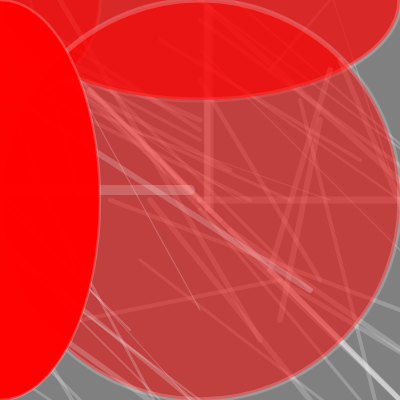
Frame 1 (no input)
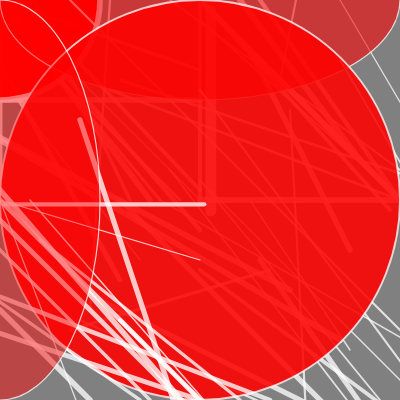
Frame 2 (the mouse pressed at the canvas centre, redrawn once)

The p5.js sketch that drew these frames (run headless with seeded random() and noise() and a simulated clock; the mouse was pressed at the canvas centre and the sketch redrawn once):

// p5.js sketch
// ── sketch.js
let bigSquare, gridSquare, gridsNo;

let rNo, rColor, rRed, rGreen, rBlue, rAlpha;

let lowX, lowY, highX, highY, x1, y1, x2, y2;

let multiplier = [-1, 0, 1];

function setup() {
  bigSquare = 400;
  gridsNo = 4;
  gridSquare = (bigSquare / (sqrt(gridsNo)));
  createCanvas(bigSquare, bigSquare);
  noLoop();
}

function draw() {
  background(128);
  rAlpha = random(0, 256);
  stroke(255, 255, 255, random(0, 256));
  
  x1 = 0;
  y1 = 0;
  x2 = gridSquare;
  y2 = gridSquare;
  rNo = random(1, 11);
  strokeWeight(rNo);
  rNo *= random(multiplier);
  line(x1 + rNo, y1 + rNo, x1 + rNo, y2 + rNo);
  rNo = random(1, 11);
  strokeWeight(rNo);
  line(x2 + rNo, y1 + rNo, x2 + rNo, y2 + rNo);
  rNo = random(1, 11);
  strokeWeight(rNo);
  line(x2 + gridSquare + rNo, y1 + rNo, x2 + gridSquare + rNo, y2 + rNo);
  let diagonal = (sqrt(sq(gridSquare) + sq(gridSquare)) / 2);
  for (let i = 10; i < diagonal; i+=10) {
    rNo = random(1, 6);
    strokeWeight(rNo);
    line(x1 + (i * random(multiplier)), y1 + (i * random(multiplier)), x2 + (i * random(multiplier)), y2 + (i * random(multiplier)));
  }
  console.log("box1", x1, y1, x2, y2);
  fill(255, 0, 0, random(100, 255));
  ellipse(x1, y1, x2, y2);

  
  x1 += gridSquare;
  y1 = y1;
  x2 += gridSquare;
  y2 = y2;
  rNo = random(1, 11);
  strokeWeight(rNo);
  rNo *= random(multiplier);
  line(x1 + rNo, y1 + rNo, x1 + rNo, y2 + rNo);
  rNo = random(1, 11);
  strokeWeight(rNo);
  line(x2 + rNo, y1 + rNo, x2 + rNo, y2 + rNo);
  rNo = random(1, 11);
  strokeWeight(rNo);
  line(x2 + gridSquare + rNo, y1 + rNo, x2 + gridSquare + rNo, y2 + rNo);
  diagonal = (sqrt(sq(gridSquare) + sq(gridSquare)) / 2);
  for (let i = 10; i < diagonal; i+=10) {
    rNo = random(1, 6);
    strokeWeight(rNo);
    line(x1 + (i * random(multiplier)), y1 + (i * random(multiplier)), x2 + (i * random(multiplier)), y2 + (i * random(multiplier)));
  }
  console.log("box2", x1, y1, x2, y2);
  fill(255, 0, 0, random(100, 255));
  ellipse(x1, y1, x2, y2);
  
  x1 = x1;
  y1 += gridSquare;
  x2 = x2;
  y2 += gridSquare;
  rNo = random(1, 11);
  strokeWeight(rNo);
  rNo *= random(multiplier);
  line(x1 + rNo, y1 + rNo, x2 + rNo, y1 + rNo);
  rNo = random(1, 11);
  strokeWeight(rNo);
  line(x1 + rNo, y2 + rNo, x2 + rNo, y2 + rNo);
  rNo = random(1, 11);
  strokeWeight(rNo);
  line(x1 + rNo, y2 + gridSquare + rNo, x2 + rNo, y2 + gridSquare + rNo);  
  diagonal = (sqrt(sq(gridSquare) + sq(gridSquare)) / 2);
  for (let i = 10; i < diagonal; i+=10) {
    rNo = random(1, 6);
    strokeWeight(rNo);
    line(x1 + (i * random(multiplier)), y1 + (i * random(multiplier)), x2 + (i * random(multiplier)), y2 + (i * random(multiplier)));
  }
  console.log("box3", x1, y1, x2, y2);
  fill(255, 0, 0, random(100, 255));
  ellipse(x1, y1, x2, y2);
  
  x1 -= gridSquare;
  y1 = y1;
  x2 -= gridSquare;
  y2 = y2;
  rNo = random(1, 11);
  strokeWeight(rNo);
  rNo *= random(multiplier);
  line(x1 + rNo, y1 + rNo, x2 + rNo, y1 + rNo);
  rNo = random(1, 11);
  strokeWeight(rNo);
  line(x1 + rNo, y2 + rNo, x2 + rNo, y2 + rNo);
  rNo = random(1, 11);
  strokeWeight(rNo);
  line(x1 + rNo, y2 + gridSquare + rNo, x2 + rNo, y2 + gridSquare + rNo);  
  diagonal = (sqrt(sq(gridSquare) + sq(gridSquare)) / 2);
  for (let i = 10; i < diagonal; i+=10) {
    rNo = random(1, 6);
    strokeWeight(rNo);
    line(x1 + (i * random(multiplier)), y1 + (i * random(multiplier)), x2 + (i * random(multiplier)), y2 + (i * random(multiplier)));
  }
  console.log("box4", x1, y1, x2, y2);
  fill(255, 0, 0, random(100, 255));
  ellipse(x1, y1, x2, y2);
  

}
